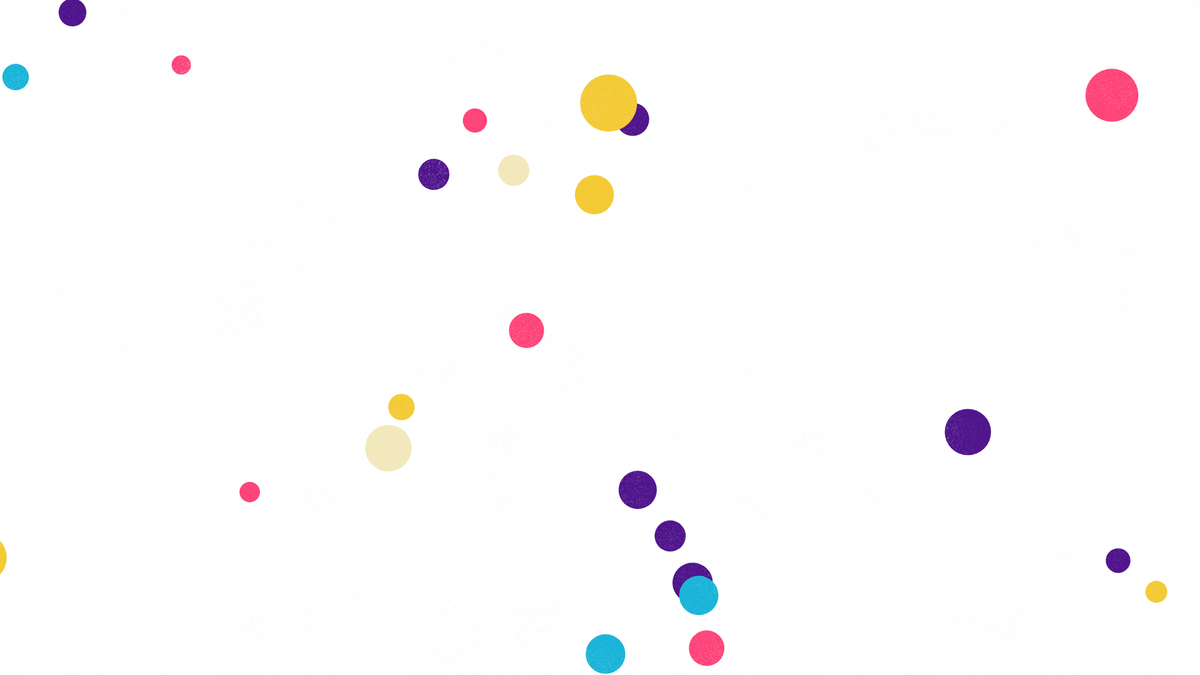
Frame 1 (no input)
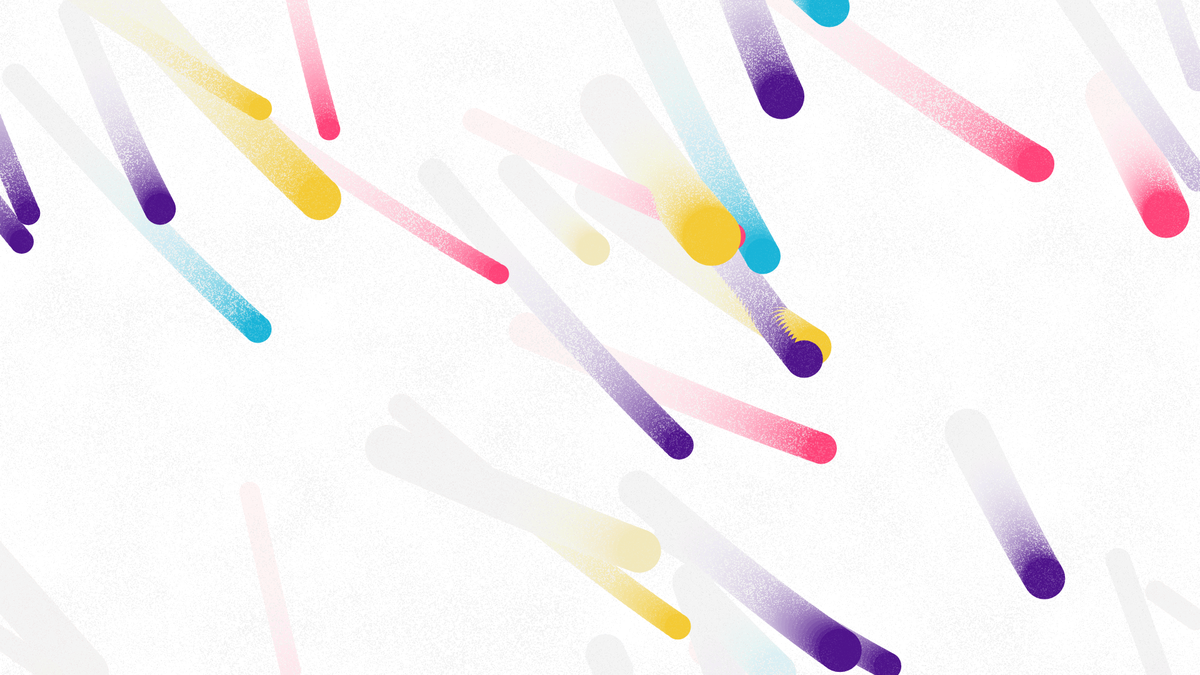
Frame 60 (no input)
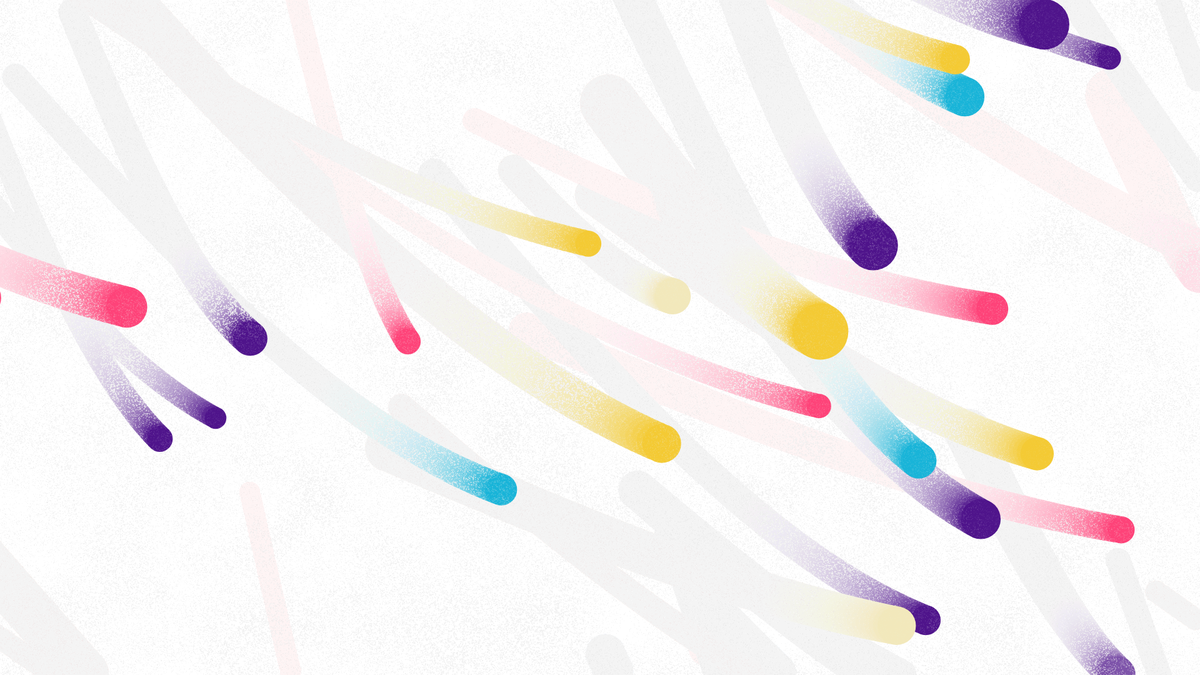
Frame 120 (the mouse pressed at the canvas centre since frame 60)

The p5.js sketch that drew these frames (run headless with seeded random() and noise() and a simulated clock; from frame 60 on, the mouse is pressed at the canvas centre):

// p5.js sketch
// ── sketch.js
let bg;
const COL = createCols("https://coolors.co/app/f1e7b6-400082-fe346e-f3c623-06aed5");

function setup() {
	createCanvas(1920, 1080);
	background(255);
	bg = createGraphics(width, height);
	bg.background(255,20);
  bg.noStroke();
  for (let i = 0; i < 300000; i++) {
    let x = random(width);
    let y = random(height);
    let s = noise(x*0.01, y*0.01)*2;
    bg.fill(240, 50);
    bg.rect(x, y, s, s);
  } 
}

function draw() {
	randomSeed(0);
	noStroke();
	for(let i = 0; i < 25; i++){
		fill(COL[int(random(COL.length))]);
		let s = random(20,40)* (random(1,2)+(sin(frameCount/100+random(100))+1)*0.5);
		let x = (random(width)+frameCount*random(1,10))%(width+s)-s;
		let y = (random(height)+sin(frameCount/100)*height*random(0.2,1) + height)%(height+s)-s;
		ellipse(x,y, s, s);
	}
	image(bg,0,0);
}

function createCols(_url)
{
  let slash_index = _url.lastIndexOf('/');
  let pallate_str = _url.slice(slash_index + 1);
  let arr = pallate_str.split('-');
  for (let i = 0; i < arr.length; i++) {
    arr[i] = '#' + arr[i];
  }
  return arr;
}
